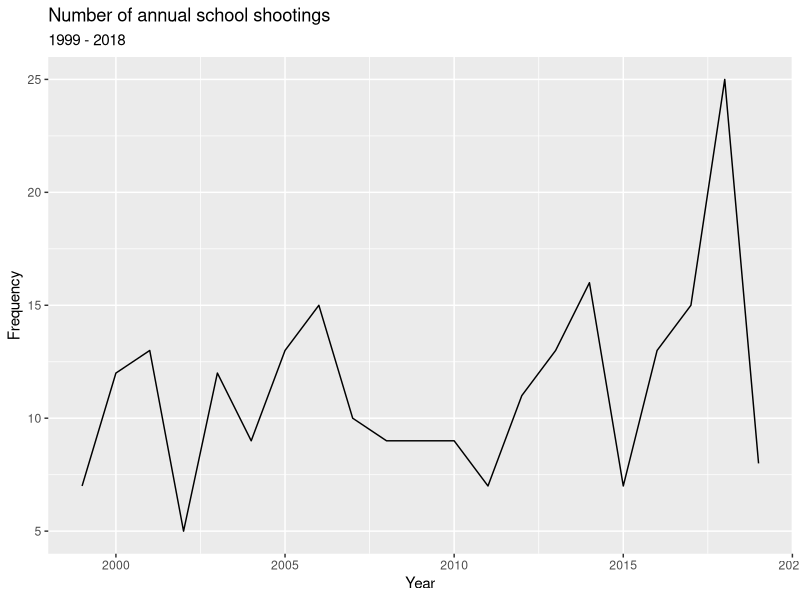
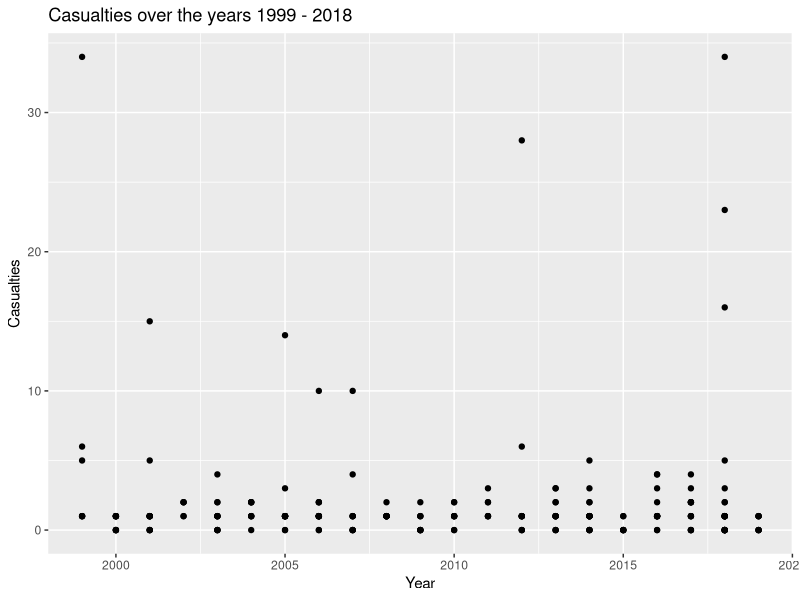
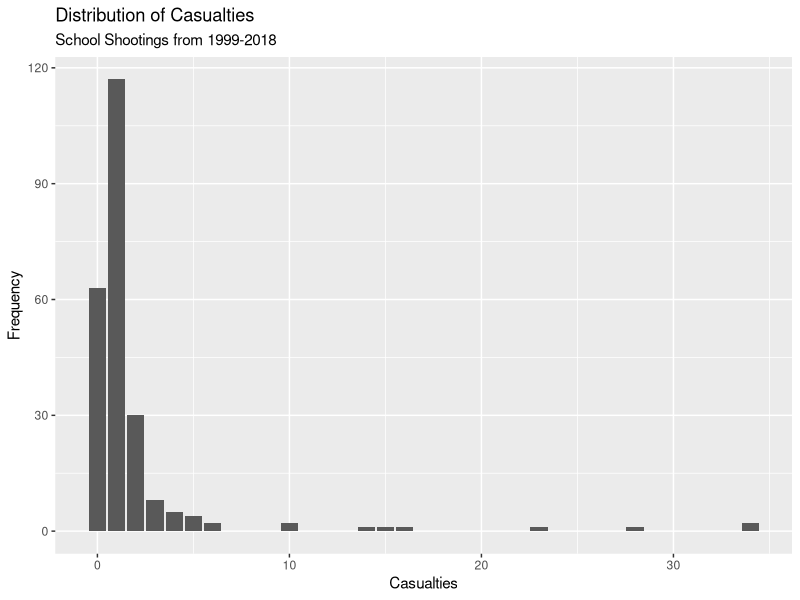

Write the R code that produced these figures, in order.
## ---- chunk 1
knitr::opts_chunk$set(echo = FALSE)
## ---- chunk 2
library(tidyverse)
library(broom)
## ---- chunk 3
school_shootings <- read_csv("../data/school-shootings-data.csv")
view(school_shootings)
## ---- chunk 4
literature <- school_shootings %>%
  mutate(gender_shooter1 = case_when(
    str_detect(gender_shooter1, "b") ~ "m",
    str_detect(gender_shooter1, "m") ~ "m",
    str_detect(gender_shooter1, "f") ~ "f"
  ))

literature %>%
  filter(gender_shooter1 != "NA") %>%
  count(gender_shooter1, gender_shooter2) %>%
  mutate(percentage = n/sum(n) * 100)

literature %>%
  filter(shooter_relationship1 != "NA") %>%
  count(shooter_relationship1) %>%
  mutate(percentage = n/sum(n) * 100)
## ---- chunk 5
literature %>%
  filter(is.na(weapon_source)) %>%
  nrow()

literature %>%
  filter(weapon_source != "NA") %>%
  mutate(wepsource_fam = case_when(
    str_detect(weapon_source, "brother") ~ TRUE,
    str_detect(weapon_source, "parents") ~ TRUE,
    str_detect(weapon_source, "family") ~ TRUE,
    str_detect(weapon_source, "father") ~ TRUE,
    str_detect(weapon_source, "father's") ~ TRUE,
    str_detect(weapon_source, "home") ~ TRUE,
    str_detect(weapon_source, "grandparents") ~ TRUE,
    str_detect(weapon_source, "grandfather") ~ TRUE,
    str_detect(weapon_source, "guardian") ~ TRUE,
    str_detect(weapon_source, "mother") ~ TRUE,
     str_detect(weapon_source, "parent") ~ TRUE,
     str_detect(weapon_source, "relative") ~ TRUE,
     str_detect(weapon_source, "relatives") ~ TRUE,
     str_detect(weapon_source, "stepfather") ~ TRUE,
     str_detect(weapon_source, "uncle") ~ TRUE
  )) %>%
  count(wepsource_fam) %>%
  mutate(percentage = n/sum(n) * 100)

literature %>%
  filter(shooter_relationship1 == "student") %>%
  filter(weapon_source != "NA") %>%
  mutate(wepsource_fam = case_when(
    str_detect(weapon_source, "brother") ~ TRUE,
    str_detect(weapon_source, "parents") ~ TRUE,
    str_detect(weapon_source, "family") ~ TRUE,
    str_detect(weapon_source, "father") ~ TRUE,
    str_detect(weapon_source, "father's") ~ TRUE,
    str_detect(weapon_source, "home") ~ TRUE,
    str_detect(weapon_source, "grandparents") ~ TRUE,
    str_detect(weapon_source, "grandfather") ~ TRUE,
    str_detect(weapon_source, "guardian") ~ TRUE,
    str_detect(weapon_source, "mother") ~ TRUE,
     str_detect(weapon_source, "parent") ~ TRUE,
     str_detect(weapon_source, "relative") ~ TRUE,
     str_detect(weapon_source, "relatives") ~ TRUE,
     str_detect(weapon_source, "stepfather") ~ TRUE,
     str_detect(weapon_source, "uncle") ~ TRUE
  )) %>%
  count(wepsource_fam) %>%
  mutate(percentage = n/sum(n) * 100)

## ---- chunk 6
school_shootings <- school_shootings %>%
  mutate(white_percent = white/enrollment,
         black_percent = black/enrollment,
         hispanic_percent = hispanic/enrollment,
         asian_percent = asian/enrollment)
## ---- chunk 7
school_shootings <- school_shootings %>%
  mutate(lunch_percent = lunch/enrollment)
## ---- chunk 8
school_shootings %>%
  group_by(year) %>%
  count() %>%
  ggplot(mapping = aes(x = year, y = n)) +
  geom_line() +
  labs(title = "Number of annual school shootings", subtitle = "1999 - 2018") +
  ylab("Frequency") +
  xlab("Year")

## ---- chunk 9
school_shootings %>%
  ggplot(mapping = aes(x = year, y = casualties)) +
  geom_point() +
  labs(title = "Casualties over the years 1999 - 2018") +
  ylab("Casualties") +
  xlab("Year")
## ---- chunk 10
school_shootings %>%
  ggplot(mapping = aes(x = casualties)) +
  geom_bar() +
  labs(title = "Distribution of Casualties", subtitle = "School Shootings from 1999-2018") +
  xlab("Casualties") +
  ylab("Frequency")
## ---- chunk 11
school_shootings %>%
  group_by(shooting_type) %>%
  count() %>%
  arrange(desc(n))
## ---- chunk 12
school_shootings %>%
  group_by(day_of_week) %>%
  count() %>%
  arrange(desc(n))
## ---- chunk 13
school_shootings <- school_shootings %>%
  select(school_name, 
         district_name, 
         date, 
         school_year, 
         year, 
         time, 
         day_of_week, 
         city, 
         state, 
         school_type, 
         enrollment, 
         killed, 
         injured, 
         casualties, 
         shooting_type, 
         age_shooter1, 
         age_shooter2, 
         gender_shooter1, 
         gender_shooter2, 
         race_ethnicity_shooter1, 
         race_ethnicity_shooter2, 
         shooter_relationship1, 
         shooter_relationship2, 
         resource_officer, 
         weapon, 
         staffing, 
         white_percent, 
         black_percent, 
         hispanic_percent, 
         asian_percent, 
         lunch_percent)
## ---- chunk 14
mod_cas <- lm(casualties ~ 
              enrollment +
              factor(shooting_type) +
              staffing + 
              white_percent + 
              black_percent +
              hispanic_percent +
              asian_percent +
              lunch_percent +
              factor(resource_officer) +
              factor(day_of_week),
              data = school_shootings)

#glance(mod_cas)$adj.r.squared

perf_model <- step(mod_cas, direction = "backward")

perf_model %>%
  tidy() %>%
  select(term, estimate)

glance(perf_model)$adj.r.squared
